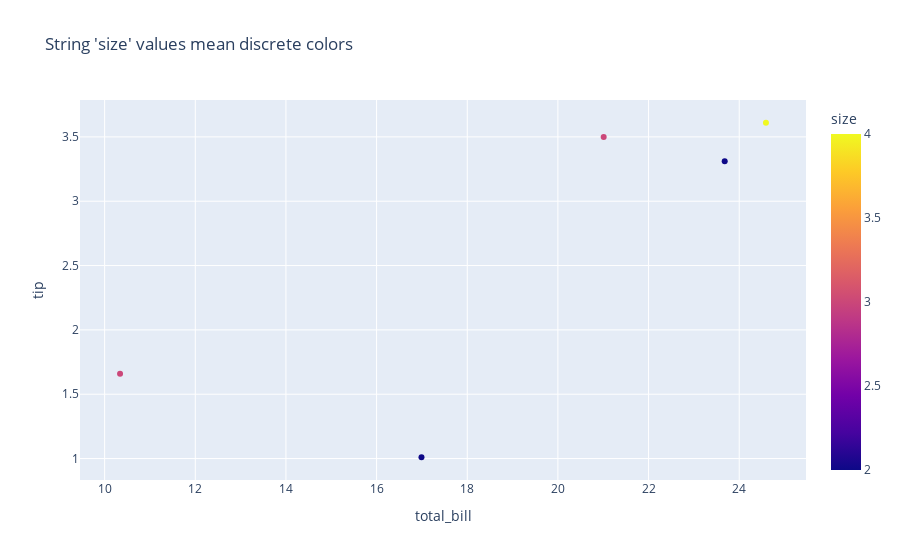

Here is the notebook cell this chart was saved with:
### Code cell
fig = px.scatter(df, x="total_bill", y="tip", color="size",
                 title="String 'size' values mean discrete colors")

fig.show()

### Figure 1 — Plotly figure (JSON) as saved in the notebook; plotly's stock layout.template omitted (floating-point values rounded to 4 significant figures)
{"data": [{"hovertemplate": "total_bill=%{x}<br>tip=%{y}<br>size=%{marker.color}<extra></extra>", "legendgroup": "", "marker": {"color": [2, 3, 3, 2, 4], "coloraxis": "coloraxis", "symbol": "circle"}, "mode": "markers", "name": "", "orientation": "v", "showlegend": false, "type": "scatter", "x": [16.99, 10.34, 21.01, 23.68, 24.59], "xaxis": "x", "y": [1.01, 1.66, 3.5, 3.31, 3.61], "yaxis": "y"}], "layout": {"coloraxis": {"colorbar": {"title": {"text": "size"}}, "colorscale": [[0, "#0d0887"], [0.1111, "#46039f"], [0.2222, "#7201a8"], [0.3333, "#9c179e"], [0.4444, "#bd3786"], [0.5556, "#d8576b"], [0.6667, "#ed7953"], [0.7778, "#fb9f3a"], [0.8889, "#fdca26"], [1, "#f0f921"]]}, "legend": {"tracegroupgap": 0}, "title": {"text": "String 'size' values mean discrete colors"}, "xaxis": {"anchor": "y", "domain": [0, 1], "title": {"text": "total_bill"}}, "yaxis": {"anchor": "x", "domain": [0, 1], "title": {"text": "tip"}}}}
